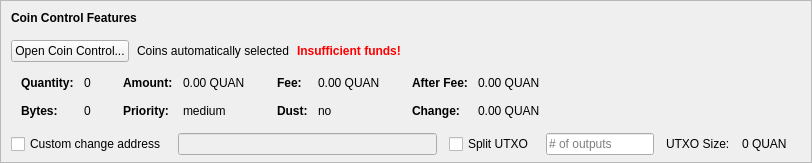
    <widget class="QFrame" name="frameCoinControl">
     <property name="sizePolicy">
      <sizepolicy hsizetype="Expanding" vsizetype="Expanding">
       <horstretch>0</horstretch>
       <verstretch>0</verstretch>
      </sizepolicy>
     </property>
     <property name="maximumSize">
      <size>
       <width>16777215</width>
       <height>16777215</height>
      </size>
     </property>
     <property name="frameShape">
      <enum>QFrame::StyledPanel</enum>
     </property>
     <property name="frameShadow">
      <enum>QFrame::Sunken</enum>
     </property>
     <layout class="QVBoxLayout" name="verticalLayoutCoinControl2">
      <property name="spacing">
       <number>0</number>
      </property>
      <property name="leftMargin">
       <number>0</number>
      </property>
      <property name="topMargin">
       <number>0</number>
      </property>
      <property name="rightMargin">
       <number>0</number>
      </property>
      <property name="bottomMargin">
       <number>6</number>
      </property>
      <item>
       <layout class="QVBoxLayout" name="verticalLayoutCoinControl" stretch="0,0,0,0,1">
        <property name="spacing">
         <number>0</number>
        </property>
        <property name="leftMargin">
         <number>10</number>
        </property>
        <property name="topMargin">
         <number>10</number>
        </property>
        <item>
         <layout class="QHBoxLayout" name="horizontalLayoutCoinControl1">
          <property name="bottomMargin">
           <number>15</number>
          </property>
          <item>
           <widget class="QLabel" name="labelCoinControlFeatures">
            <property name="sizePolicy">
             <sizepolicy hsizetype="Preferred" vsizetype="Maximum">
              <horstretch>0</horstretch>
              <verstretch>0</verstretch>
             </sizepolicy>
            </property>
            <property name="font">
             <font>
              <weight>75</weight>
              <bold>true</bold>
             </font>
            </property>
            <property name="styleSheet">
             <string notr="true">font-weight:bold;</string>
            </property>
            <property name="text">
             <string>Coin Control Features</string>
            </property>
           </widget>
          </item>
         </layout>
        </item>
        <item>
         <layout class="QHBoxLayout" name="horizontalLayoutCoinControl2" stretch="0,0,0,0">
          <property name="spacing">
           <number>8</number>
          </property>
          <property name="bottomMargin">
           <number>10</number>
          </property>
          <item>
           <widget class="QPushButton" name="pushButtonCoinControl">
            <property name="styleSheet">
             <string notr="true"/>
            </property>
            <property name="text">
             <string>Open Coin Control...</string>
            </property>
            <property name="autoDefault">
             <bool>false</bool>
            </property>
           </widget>
          </item>
          <item>
           <widget class="QLabel" name="labelCoinControlAutomaticallySelected">
            <property name="text">
             <string>Coins automatically selected</string>
            </property>
            <property name="margin">
             <number>5</number>
            </property>
           </widget>
          </item>
          <item>
           <widget class="QLabel" name="labelCoinControlInsuffFunds">
            <property name="font">
             <font>
              <weight>75</weight>
              <bold>true</bold>
             </font>
            </property>
            <property name="styleSheet">
             <string notr="true">color:red;font-weight:bold;</string>
            </property>
            <property name="text">
             <string>Insufficient funds!</string>
            </property>
            <property name="margin">
             <number>5</number>
            </property>
           </widget>
          </item>
          <item>
           <spacer name="horizontalSpacerCoinControl">
            <property name="orientation">
             <enum>Qt::Horizontal</enum>
            </property>
            <property name="sizeHint" stdset="0">
             <size>
              <width>40</width>
              <height>1</height>
             </size>
            </property>
           </spacer>
          </item>
         </layout>
        </item>
        <item>
         <widget class="QWidget" name="widgetCoinControl" native="true">
          <property name="sizePolicy">
           <sizepolicy hsizetype="Preferred" vsizetype="Preferred">
            <horstretch>0</horstretch>
            <verstretch>0</verstretch>
           </sizepolicy>
          </property>
          <property name="minimumSize">
           <size>
            <width>0</width>
            <height>0</height>
           </size>
          </property>
          <property name="styleSheet">
           <string notr="true"/>
          </property>
          <layout class="QHBoxLayout" name="horizontalLayoutCoinControl5">
           <property name="leftMargin">
            <number>0</number>
           </property>
           <property name="topMargin">
            <number>0</number>
           </property>
           <property name="rightMargin">
            <number>0</number>
           </property>
           <property name="bottomMargin">
            <number>0</number>
           </property>
           <item>
            <layout class="QHBoxLayout" name="horizontalLayoutCoinControl3" stretch="0,0,0,1">
             <property name="spacing">
              <number>20</number>
             </property>
             <property name="topMargin">
              <number>0</number>
             </property>
             <property name="bottomMargin">
              <number>10</number>
             </property>
             <item>
              <layout class="QFormLayout" name="formLayoutCoinControl1">
               <property name="horizontalSpacing">
                <number>10</number>
               </property>
               <property name="verticalSpacing">
                <number>14</number>
               </property>
               <property name="leftMargin">
                <number>10</number>
               </property>
               <property name="topMargin">
                <number>4</number>
               </property>
               <property name="rightMargin">
                <number>6</number>
               </property>
               <item row="0" column="0">
                <widget class="QLabel" name="labelCoinControlQuantityText">
                 <property name="font">
                  <font>
                   <weight>75</weight>
                   <bold>true</bold>
                  </font>
                 </property>
                 <property name="text">
                  <string>Quantity:</string>
                 </property>
                 <property name="margin">
                  <number>0</number>
                 </property>
                </widget>
               </item>
               <item row="0" column="1">
                <widget class="QLabel" name="labelCoinControlQuantity">
                 <property name="cursor">
                  <cursorShape>IBeamCursor</cursorShape>
                 </property>
                 <property name="contextMenuPolicy">
                  <enum>Qt::ActionsContextMenu</enum>
                 </property>
                 <property name="text">
                  <string notr="true">0</string>
                 </property>
                 <property name="margin">
                  <number>0</number>
                 </property>
                 <property name="textInteractionFlags">
                  <set>Qt::LinksAccessibleByMouse|Qt::TextSelectableByKeyboard|Qt::TextSelectableByMouse</set>
                 </property>
                </widget>
               </item>
               <item row="1" column="0">
                <widget class="QLabel" name="labelCoinControlBytesText">
                 <property name="font">
                  <font>
                   <weight>75</weight>
                   <bold>true</bold>
                  </font>
                 </property>
                 <property name="text">
                  <string>Bytes:</string>
                 </property>
                </widget>
               </item>
               <item row="1" column="1">
                <widget class="QLabel" name="labelCoinControlBytes">
                 <property name="cursor">
                  <cursorShape>IBeamCursor</cursorShape>
                 </property>
                 <property name="contextMenuPolicy">
                  <enum>Qt::ActionsContextMenu</enum>
                 </property>
                 <property name="text">
                  <string notr="true">0</string>
                 </property>
                 <property name="textInteractionFlags">
                  <set>Qt::LinksAccessibleByMouse|Qt::TextSelectableByKeyboard|Qt::TextSelectableByMouse</set>
                 </property>
                </widget>
               </item>
              </layout>
             </item>
             <item>
              <layout class="QFormLayout" name="formLayoutCoinControl2">
               <property name="horizontalSpacing">
                <number>10</number>
               </property>
               <property name="verticalSpacing">
                <number>14</number>
               </property>
               <property name="leftMargin">
                <number>6</number>
               </property>
               <property name="topMargin">
                <number>4</number>
               </property>
               <property name="rightMargin">
                <number>6</number>
               </property>
               <item row="0" column="0">
                <widget class="QLabel" name="labelCoinControlAmountText">
                 <property name="font">
                  <font>
                   <weight>75</weight>
                   <bold>true</bold>
                  </font>
                 </property>
                 <property name="text">
                  <string>Amount:</string>
                 </property>
                 <property name="margin">
                  <number>0</number>
                 </property>
                </widget>
               </item>
               <item row="0" column="1">
                <widget class="QLabel" name="labelCoinControlAmount">
                 <property name="cursor">
                  <cursorShape>IBeamCursor</cursorShape>
                 </property>
                 <property name="contextMenuPolicy">
                  <enum>Qt::ActionsContextMenu</enum>
                 </property>
                 <property name="text">
                  <string notr="true">0.00 QUAN</string>
                 </property>
                 <property name="textInteractionFlags">
                  <set>Qt::LinksAccessibleByMouse|Qt::TextSelectableByKeyboard|Qt::TextSelectableByMouse</set>
                 </property>
                </widget>
               </item>
               <item row="1" column="0">
                <widget class="QLabel" name="labelCoinControlPriorityText">
                 <property name="font">
                  <font>
                   <weight>75</weight>
                   <bold>true</bold>
                  </font>
                 </property>
                 <property name="text">
                  <string>Priority:</string>
                 </property>
                </widget>
               </item>
               <item row="1" column="1">
                <widget class="QLabel" name="labelCoinControlPriority">
                 <property name="cursor">
                  <cursorShape>IBeamCursor</cursorShape>
                 </property>
                 <property name="contextMenuPolicy">
                  <enum>Qt::ActionsContextMenu</enum>
                 </property>
                 <property name="text">
                  <string>medium</string>
                 </property>
                 <property name="textInteractionFlags">
                  <set>Qt::LinksAccessibleByMouse|Qt::TextSelectableByKeyboard|Qt::TextSelectableByMouse</set>
                 </property>
                </widget>
               </item>
              </layout>
             </item>
             <item>
              <layout class="QFormLayout" name="formLayoutCoinControl3">
               <property name="horizontalSpacing">
                <number>10</number>
               </property>
               <property name="verticalSpacing">
                <number>14</number>
               </property>
               <property name="leftMargin">
                <number>6</number>
               </property>
               <property name="topMargin">
                <number>4</number>
               </property>
               <property name="rightMargin">
                <number>6</number>
               </property>
               <item row="0" column="0">
                <widget class="QLabel" name="labelCoinControlFeeText">
                 <property name="font">
                  <font>
                   <weight>75</weight>
                   <bold>true</bold>
                  </font>
                 </property>
                 <property name="text">
                  <string>Fee:</string>
                 </property>
                 <property name="margin">
                  <number>0</number>
                 </property>
                </widget>
               </item>
               <item row="0" column="1">
                <widget class="QLabel" name="labelCoinControlFee">
                 <property name="cursor">
                  <cursorShape>IBeamCursor</cursorShape>
                 </property>
                 <property name="contextMenuPolicy">
                  <enum>Qt::ActionsContextMenu</enum>
                 </property>
                 <property name="text">
                  <string notr="true">0.00 QUAN</string>
                 </property>
                 <property name="textInteractionFlags">
                  <set>Qt::LinksAccessibleByMouse|Qt::TextSelectableByKeyboard|Qt::TextSelectableByMouse</set>
                 </property>
                </widget>
               </item>
               <item row="1" column="0">
                <widget class="QLabel" name="labelCoinControlLowOutputText">
                 <property name="font">
                  <font>
                   <weight>75</weight>
                   <bold>true</bold>
                  </font>
                 </property>
                 <property name="text">
                  <string>Dust:</string>
                 </property>
                </widget>
               </item>
               <item row="1" column="1">
                <widget class="QLabel" name="labelCoinControlLowOutput">
                 <property name="cursor">
                  <cursorShape>IBeamCursor</cursorShape>
                 </property>
                 <property name="contextMenuPolicy">
                  <enum>Qt::ActionsContextMenu</enum>
                 </property>
                 <property name="text">
                  <string>no</string>
                 </property>
                 <property name="textInteractionFlags">
                  <set>Qt::LinksAccessibleByMouse|Qt::TextSelectableByKeyboard|Qt::TextSelectableByMouse</set>
                 </property>
                </widget>
               </item>
              </layout>
             </item>
             <item>
              <layout class="QFormLayout" name="formLayoutCoinControl4">
               <property name="horizontalSpacing">
                <number>10</number>
               </property>
               <property name="verticalSpacing">
                <number>14</number>
               </property>
               <property name="leftMargin">
                <number>6</number>
               </property>
               <property name="topMargin">
                <number>4</number>
               </property>
               <property name="rightMargin">
                <number>6</number>
               </property>
               <item row="0" column="0">
                <widget class="QLabel" name="labelCoinControlAfterFeeText">
                 <property name="font">
                  <font>
                   <weight>75</weight>
                   <bold>true</bold>
                  </font>
                 </property>
                 <property name="text">
                  <string>After Fee:</string>
                 </property>
                 <property name="margin">
                  <number>0</number>
                 </property>
                </widget>
               </item>
               <item row="0" column="1">
                <widget class="QLabel" name="labelCoinControlAfterFee">
                 <property name="cursor">
                  <cursorShape>IBeamCursor</cursorShape>
                 </property>
                 <property name="contextMenuPolicy">
                  <enum>Qt::ActionsContextMenu</enum>
                 </property>
                 <property name="text">
                  <string notr="true">0.00 QUAN</string>
                 </property>
                 <property name="textInteractionFlags">
                  <set>Qt::LinksAccessibleByMouse|Qt::TextSelectableByKeyboard|Qt::TextSelectableByMouse</set>
                 </property>
                </widget>
               </item>
               <item row="1" column="0">
                <widget class="QLabel" name="labelCoinControlChangeText">
                 <property name="font">
                  <font>
                   <weight>75</weight>
                   <bold>true</bold>
                  </font>
                 </property>
                 <property name="text">
                  <string>Change:</string>
                 </property>
                </widget>
               </item>
               <item row="1" column="1">
                <widget class="QLabel" name="labelCoinControlChange">
                 <property name="cursor">
                  <cursorShape>IBeamCursor</cursorShape>
                 </property>
                 <property name="contextMenuPolicy">
                  <enum>Qt::ActionsContextMenu</enum>
                 </property>
                 <property name="text">
                  <string notr="true">0.00 QUAN</string>
                 </property>
                 <property name="textInteractionFlags">
                  <set>Qt::LinksAccessibleByMouse|Qt::TextSelectableByKeyboard|Qt::TextSelectableByMouse</set>
                 </property>
                </widget>
               </item>
              </layout>
             </item>
            </layout>
           </item>
          </layout>
         </widget>
        </item>
        <item>
         <layout class="QHBoxLayout" name="horizontalLayoutCoinControl4" stretch="0,0,0,0,0,0,0">
          <property name="spacing">
           <number>12</number>
          </property>
          <property name="sizeConstraint">
           <enum>QLayout::SetDefaultConstraint</enum>
          </property>
          <property name="topMargin">
           <number>5</number>
          </property>
          <property name="rightMargin">
           <number>5</number>
          </property>
          <item>
           <widget class="QCheckBox" name="checkBoxCoinControlChange">
            <property name="toolTip">
             <string>If this is activated, but the change address is empty or invalid, change will be sent to a newly generated address.</string>
            </property>
            <property name="text">
             <string>Custom change address</string>
            </property>
           </widget>
          </item>
          <item>
           <widget class="QValidatedLineEdit" name="lineEditCoinControlChange">
            <property name="enabled">
             <bool>false</bool>
            </property>
            <property name="sizePolicy">
             <sizepolicy hsizetype="Expanding" vsizetype="Fixed">
              <horstretch>0</horstretch>
              <verstretch>0</verstretch>
             </sizepolicy>
            </property>
           </widget>
          </item>
          <item>
           <widget class="QCheckBox" name="splitBlockCheckBox">
            <property name="text">
             <string>Split UTXO</string>
            </property>
           </widget>
          </item>
          <item>
           <widget class="QLineEdit" name="splitBlockLineEdit">
            <property name="sizePolicy">
             <sizepolicy hsizetype="Fixed" vsizetype="Fixed">
              <horstretch>50</horstretch>
              <verstretch>0</verstretch>
             </sizepolicy>
            </property>
            <property name="placeholderText">
             <string># of outputs</string>
            </property>
           </widget>
          </item>
          <item>
           <widget class="QLabel" name="labelBlockSizeText">
            <property name="text">
             <string>UTXO Size:</string>
            </property>
           </widget>
          </item>
          <item>
           <widget class="QLabel" name="labelBlockSize">
            <property name="text">
             <string>0 QUAN</string>
            </property>
           </widget>
          </item>
          <item>
           <widget class="QLabel" name="labelCoinControlChangeLabel">
            <property name="sizePolicy">
             <sizepolicy hsizetype="Preferred" vsizetype="Expanding">
              <horstretch>0</horstretch>
              <verstretch>0</verstretch>
             </sizepolicy>
            </property>
            <property name="minimumSize">
             <size>
              <width>0</width>
              <height>0</height>
             </size>
            </property>
            <property name="text">
             <string/>
            </property>
            <property name="margin">
             <number>3</number>
            </property>
           </widget>
          </item>
         </layout>
        </item>
        <item>
         <spacer name="verticalSpacerCoinControl">
          <property name="orientation">
           <enum>Qt::Vertical</enum>
          </property>
          <property name="sizeHint" stdset="0">
           <size>
            <width>800</width>
            <height>1</height>
           </size>
          </property>
         </spacer>
        </item>
       </layout>
      </item>
     </layout>
    </widget>
